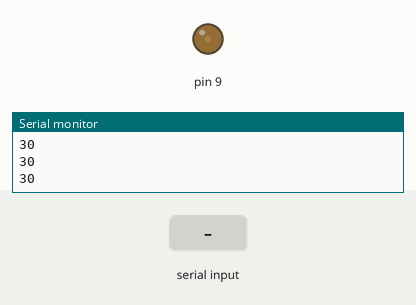
Simulated run of this sketch. Board: Arduino Uno, built with avr-gcc and run on an emulated ATmega328P. Parts: output pins drawn as LEDs (lit = HIGH), the last lines printed to the serial monitor. The test bench sets the inputs (shaded band).

Above: at 14.2 s.
14.3 s: "F" received over the second serial link
At 14.6 s:
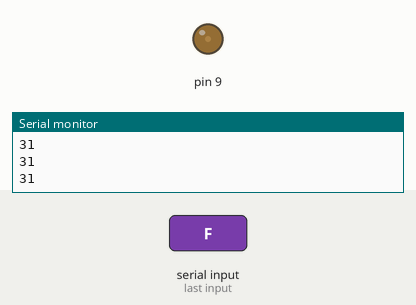
15.8 s: "1" received over the second serial link
At 17.0 s:
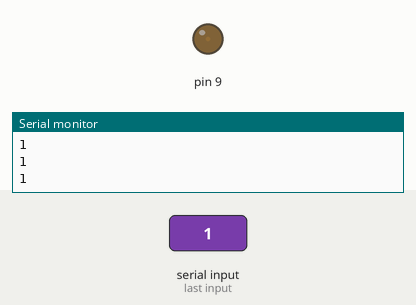
17.3 s: "B" received over the second serial link
At 18.1 s:
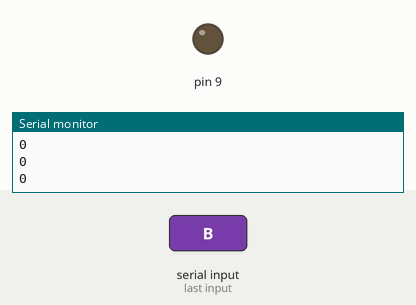
18.8 s: "0" received over the second serial link
At 19.2 s:
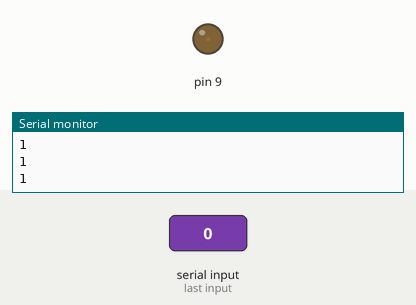
Timing chart, 0 to 21.3 s (numbered marks = the images above; inputs shaded):
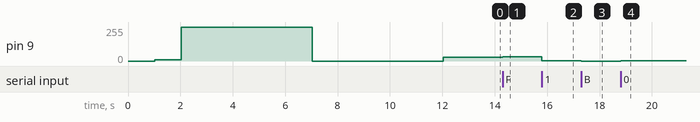

The sketch:

thurst_calculation.ino
```cpp
#include <SoftwareSerial.h>
SoftwareSerial BT ( 4 , 5 );
int y = 30 ;
char x ;
void setup() {
  BT.begin(9600);
  Serial.begin(9600);
  BT.write("SEnd sOmEThinG");
  while(Serial.available()<0){

  }
  while(BT.available()<0){

  }
  x=BT.read();

  BT.println("Start");
  Serial.println("Start");
  delay(1000);
  pinMode(9,OUTPUT);
  analogWrite(9 , 10);
  BT.println(10);
  Serial.println(10);
  delay(1000);
  analogWrite(9 , 255);
  BT.println(255);
  Serial.println(255);
  delay(5000);
  analogWrite(9 , 0 );
  BT.println(0);
  Serial.println(0);
  delay(5000);
  analogWrite(9 , 30 );
  BT.println(y);
  Serial.println(y);
  delay(1000);
  Serial.println("get ready dude");

}

void loop() {
  if(BT.available()){
     x = BT.read();
    if(x=='F'){
      if(y<255)y++;
      analogWrite(9,y);
    }
    else if(x=='B'){
      if(y>0)y--;
      analogWrite(9,y);
    }
    else if (x=='S');
    else {
      y=1;
      analogWrite(9,y);
    }
  }
  BT.println(y);
  Serial.println(y);

}
```

Measured:
- after the input at 14.3 s, pin 9: 30/255 → 31/255 at once
- after the input at 15.8 s, pin 9: 31/255 → 1/255 at once
- after the input at 17.3 s, pin 9: 1/255 → 0/255 at once
- after the input at 18.8 s, pin 9: 0/255 → 1/255 at once
